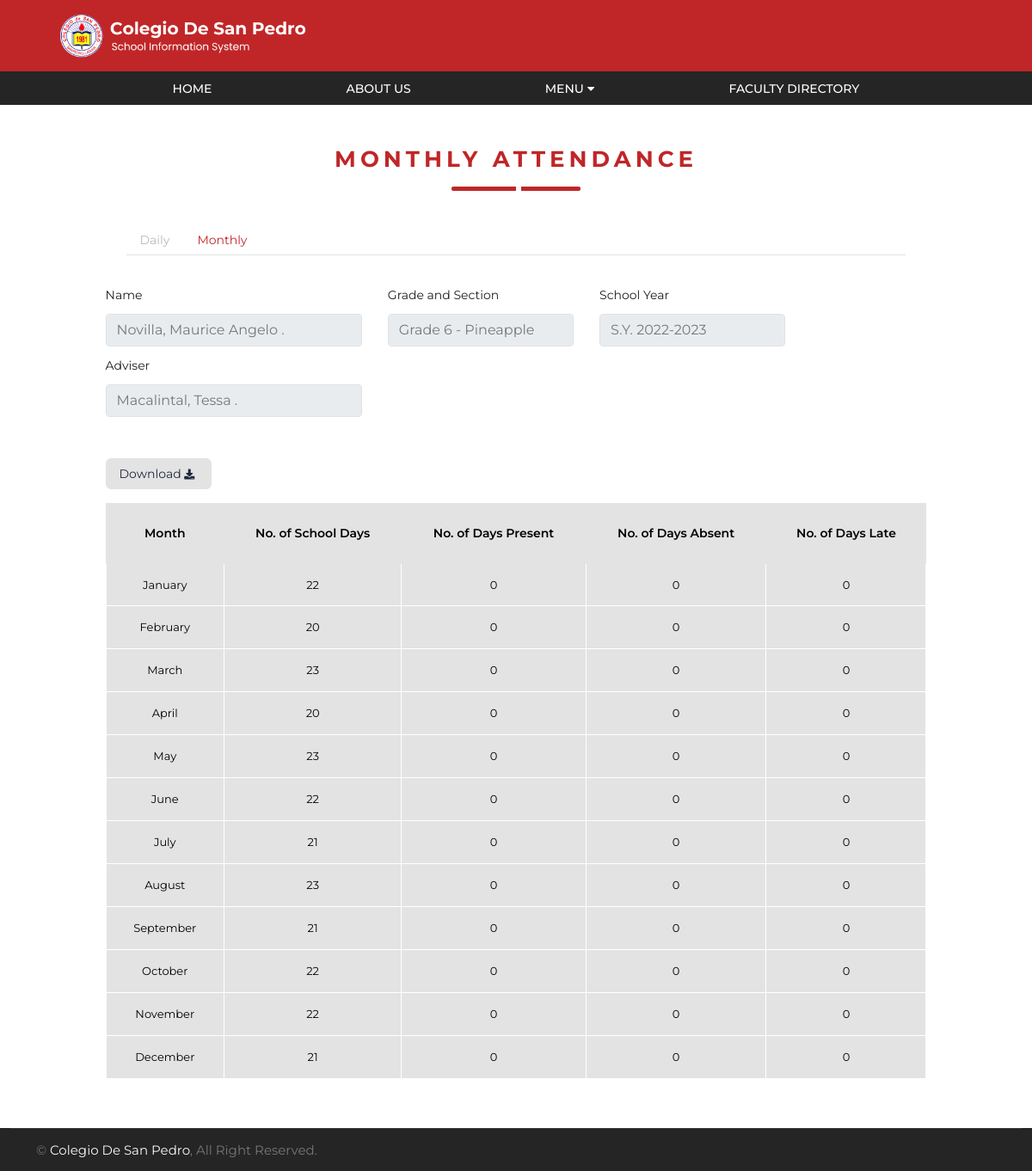
The page /student/monthlyAttendance.php (signed in) on the database its author committed.
### tables this page shows
CREATE TABLE `studentrecord` (
  `SR_ID` int(11) NOT NULL,
  `SR_profile_img` varchar(100) DEFAULT NULL,
  `SR_number` varchar(45) DEFAULT NULL,
  `SR_fname` varchar(45) DEFAULT NULL,
  `SR_mname` varchar(45) DEFAULT NULL,
  `SR_lname` varchar(45) DEFAULT NULL,
  `SR_suffix` varchar(45) DEFAULT NULL,
  `SR_gender` varchar(45) DEFAULT NULL,
  `SR_age` varchar(45) DEFAULT NULL,
  `SR_birthday` date DEFAULT NULL,
  `SR_birthplace` varchar(45) DEFAULT NULL,
  `SR_religion` varchar(45) DEFAULT NULL,
  `SR_citizenship` varchar(45) DEFAULT NULL,
  `SR_status` varchar(45) DEFAULT NULL,
  `SR_grade` varchar(45) DEFAULT NULL,
  `SR_section` varchar(45) DEFAULT NULL,
  `SR_address` varchar(45) DEFAULT NULL,
  `SR_barangay` varchar(45) DEFAULT NULL,
  `SR_city` varchar(45) DEFAULT NULL,
  `SR_state` varchar(45) DEFAULT NULL,
  `SR_postal` varchar(45) DEFAULT NULL,
  `SR_email` varchar(45) DEFAULT NULL
);

CREATE TABLE `acad_year` (
  `rowID` int(11) NOT NULL,
  `currentYear` varchar(45) DEFAULT NULL,
  `endYear` varchar(45) DEFAULT NULL
);

CREATE TABLE `faculty` (
  `F_ID` int(11) NOT NULL,
  `F_profile_img` varchar(100) DEFAULT NULL,
  `F_number` varchar(45) DEFAULT NULL,
  `F_status` varchar(45) DEFAULT NULL,
  `F_lname` varchar(45) DEFAULT NULL,
  `F_fname` varchar(45) DEFAULT NULL,
  `F_mname` varchar(45) DEFAULT NULL,
  `F_suffix` varchar(45) DEFAULT NULL,
  `F_age` varchar(45) DEFAULT NULL,
  `F_birthday` date DEFAULT NULL,
  `F_gender` varchar(45) DEFAULT NULL,
  `F_religion` varchar(45) DEFAULT NULL,
  `F_citizenship` varchar(45) DEFAULT NULL,
  `F_address` varchar(45) DEFAULT NULL,
  `F_barangay` varchar(45) DEFAULT NULL,
  `F_city` varchar(45) DEFAULT NULL,
  `F_state` varchar(45) DEFAULT NULL,
  `F_postal` varchar(45) DEFAULT NULL,
  `F_contactNumber` varchar(45) DEFAULT NULL,
  `F_email` varchar(45) DEFAULT NULL
);

### student/monthlyAttendance.php (the view, shortened to what the rows shown need)
<?php
require_once("../assets/php/server.php");
if (!isset($_SESSION['SR_number'])) {
    header('Location: ../auth/login.php');
} else {
    $getStudentInformation = $mysqli->query("SELECT * FROM studentrecord WHERE SR_number = '{$_SESSION['SR_number']}'");
    $student = $getStudentInformation->fetch_assoc();
    $getSectionInformation = $mysqli->query("SELECT * FROM sections WHERE S_name = '{$student['SR_section']}' AND acadYear = '{$currentSchoolYear}'");
    $section = $getSectionInformation->fetch_assoc();
    if (!empty($section['S_adviser'])) {
        $getfacultyInformation = $mysqli->query("SELECT * FROM faculty WHERE F_number = '{$section['S_adviser']}'");
        $faculty = $getfacultyInformation->fetch_assoc();
    }
}
?>
<!DOCTYPE html>
<html lang="en">
<head>
    <link href="https://cdnjs.cloudflare.com/ajax/libs/font-awesome/5.10.0/css/all.min.css" rel="stylesheet">
    <link href="https://cdn.jsdelivr.net/npm/bootstrap-icons@1.4.1/font/bootstrap-icons.css" rel="stylesheet">
    <link href="../assets/lib/animate/animate.min.css" rel="stylesheet">
    <link href="../assets/lib/owlcarousel/assets/owl.carousel.min.css" rel="stylesheet">
    <link href="../assets/lib/tempusdominus/css/tempusdominus-bootstrap-4.min.css" rel="stylesheet" />
    <link href="../assets/css/bootstrap.min.css" rel="stylesheet">
    <link href="../assets/css/style.css" rel="stylesheet">
    <link href="../assets/css/dashboard-user.css" rel="stylesheet">
    <link href="../assets/css/admin/style.css" rel="stylesheet">
</head>
<body>
    <div class="container-fluid">
        <div class="">
            <div class="">
                <div class="row">
                    <div class="col-sm-12 col-lg-10 m-auto">
                        <div class="home-tab" style="margin-top: 0px !important;">
                            <div class="d-sm-flex align-items-center justify-content-between">
                                <div class="section-title text-center position-relative pb-3 mb-3 mx-auto">
                                    <h2 class="fw-bold text-primary text-uppercase" style="padding-top: 40px;">Monthly Attendance</h2>
                                </div>
                            </div>
                            <div class="tab-content tab-content-basic">
                                <div class="tab-pane fade show active" id="overview" role="tabpanel" aria-labelledby="overview">
                                    <div class="row">
                                        <div class="col-12 grid-margin">
                                            <form class="form-sample">
                                                <div class="col-12 grid-margin">
                                                    <div class="row">
                                                        <div class="col-md-4">
                                                            <div class="col-sm-12">
                                                                <input type="text" class="form-control" value="<?php echo  $student['SR_lname'] .  ", " . $student['SR_fname'] . " " . substr($student['SR_mname'], 0, 1) . ". " . $student['SR_suffix'];  ?>" readonly />
                                                            </div>
                                                        </div>
                                                        <div class="col-md-3">
                                                            <div class="col-sm-12">
                                                                <input type="text" class="form-control" value="<?php echo "Grade " . $student['SR_grade'] . " - " . $student['SR_section'] ?>" readonly />
                                                            </div>
                                                        </div>
                                                        <div class="col-md-3">
                                                            <div class="col-sm-12">
                                                                <input type="text" class="form-control" value="<?php echo "S.Y. " . $currentSchoolYear ?>" readonly />
                                                            </div>
                                                        </div>
                                                    </div>
                                                    <div class="row">
                                                        <div class="col-md-4">
                                                            <div class="col-sm-12">
                                                                <?php
                                                                if (!empty($section['S_adviser'])) { ?>
                                                                    <input type="text" class="form-control" value="<?php echo $faculty['F_lname'] .  ", " . $faculty['F_fname'] . " " . substr($faculty['F_mname'], 0, 1) . ". " . $faculty['F_suffix']; ?>" readonly />
                                                                <?php } else { ?>
                                                                    <input type="text" class="form-control" value="Teacher not yet Assigned" readonly />
                                                                <?php }
                                                                ?>
                                                            </div>
                                                        </div>
                                                    </div>
                                                </div>
                                            </form>
                                        </div>
                                    </div>
                                    <div class="row mt-3">
                                        <div class="col-lg-12 d-flex flex-column">
                                            <div class="row flex-grow">
                                                <div class="col-12 grid-margin">
                                                    <div class="">
                                                        <div class="table-responsive">
                                                            <table class="table">
                                                                <thead>
                                                                    <tr>
                                                                        <th>Month</th>
                                                                        <th>No. of School Days</th>
                                                                        <th>No. of Days Present</th>
                                                                        <th>No. of Days Absent</th>
                                                                        <th>No. of Days Late</th>
                                                                    </tr>
                                                                </thead>
                                                            </table>
                                                        </div>
                                                    </div>
                                                </div>
                                            </div>
                                        </div>
                                    </div>
                                </div>
                            </div>
                        </div>
                    </div>
                </div>
            </div>
        </div>
    </div>
</body>
</html>

### rows shown on the page
studentrecord: SR_lname+SR_fname "Novilla, Maurice Angelo .", SR_grade+SR_section "Grade 6 - Pineapple"
acad_year: currentYear+endYear "S.Y. 2022-2023"
faculty: F_lname+F_fname "Macalintal, Tessa ."

### other values the page prints
$JANvalue['COUNT(A_time_IN)'] "0"
$LATE_JANvalue['COUNT(A_time_IN)'] "0"
$ABSENT_JANvalue['COUNT(A_time_IN)'] "0"
$FEBvalue['COUNT(A_time_IN)'] "0"
$LATE_FEBvalue['COUNT(A_time_IN)'] "0"
$ABSENT_FEBvalue['COUNT(A_time_IN)'] "0"
$MARvalue['COUNT(A_time_IN)'] "0"
$LATE_MARvalue['COUNT(A_time_IN)'] "0"
$ABSENT_MARvalue['COUNT(A_time_IN)'] "0"
$APRvalue['COUNT(A_time_IN)'] "0"
$LATE_APRvalue['COUNT(A_time_IN)'] "0"
$ABSENT_APRvalue['COUNT(A_time_IN)'] "0"
$MAYvalue['COUNT(A_time_IN)'] "0"
$ABSENT_MAYvalue['COUNT(A_time_IN)'] "0"
$JUNvalue['COUNT(A_time_IN)'] "0"
